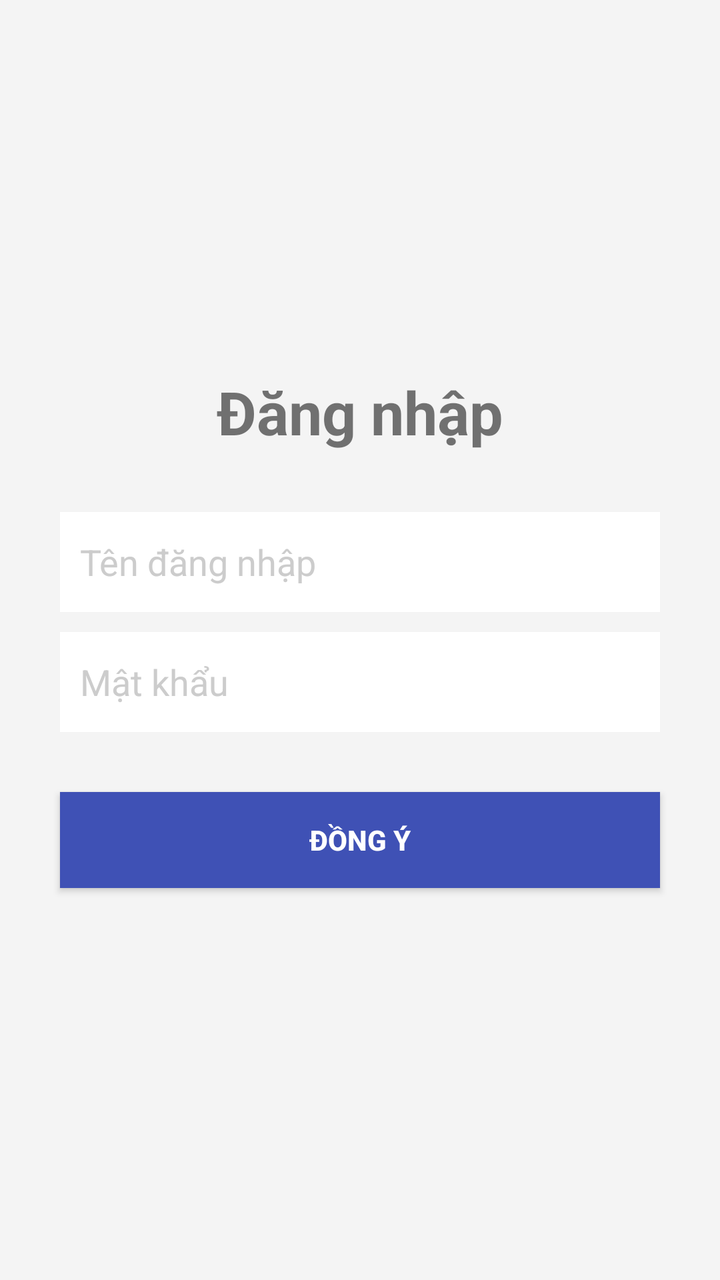
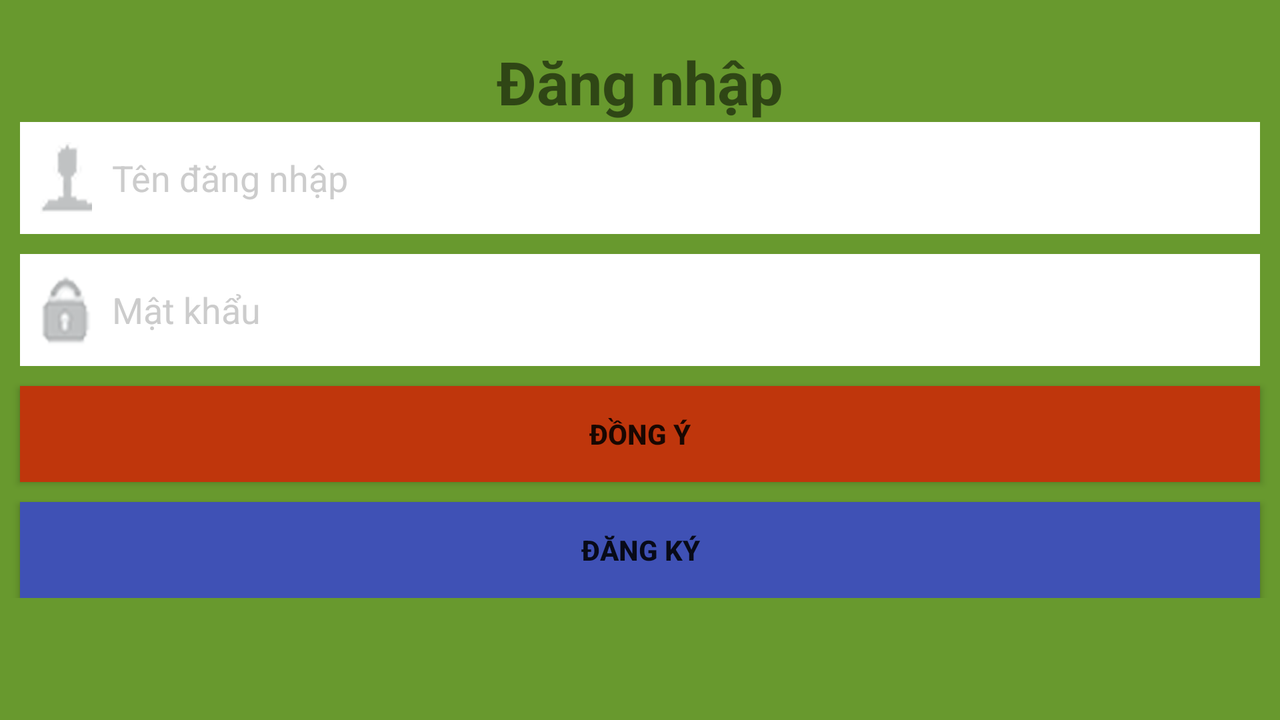

Compare how this app lays out the same screen by default and in its alternative resource folder. The renders come first, then the two layout files and the values they reference.
<!-- AndroidManifest.xml: application theme AppTheme -->
<!-- res/layout/layout_dangnhap.xml -->
<?xml version="1.0" encoding="utf-8"?>
<LinearLayout
    xmlns:android="http://schemas.android.com/apk/res/android"
    xmlns:tools="http://schemas.android.com/tools"
    android:layout_width="match_parent"
    android:layout_height="match_parent"
    android:orientation="vertical"
    android:gravity="center"
    android:background="@color/backgroundtransparentGray">

    <TextView
        android:layout_width="wrap_content"
        android:layout_height="wrap_content"
        android:layout_gravity="center"
        android:fontFamily="sans-serif"
        android:text="@string/dangnhap"
        android:textSize="@dimen/size30sp"
        android:textStyle="bold"
        android:layout_marginBottom="30dp"/>

    <EditText
        android:id="@+id/edTenDangNhapDN"
        android:layout_width="match_parent"
        android:layout_height="@dimen/size50dp"
        android:hint="@string/tendangnhap"
        android:padding="@dimen/size10dp"
        android:layout_marginLeft="30dp"
        android:layout_marginRight="30dp"
        android:layout_marginBottom="10dp"
        android:background="@color/colorWhite"
        android:textColorHint="@color/colorGray"
        android:singleLine="true"
        android:textColor="@color/colorBlack"
        tools:ignore="Autofill,TextFields" />

    <EditText
        android:id="@+id/edMatKhauDN"
        android:layout_width="match_parent"
        android:layout_height="@dimen/size50dp"
        android:hint="@string/nhapmatkhau"
        android:padding="@dimen/size10dp"
        android:layout_marginLeft="30dp"
        android:layout_marginRight="30dp"
        android:layout_marginBottom="10dp"
        android:background="@color/colorWhite"
        android:textColorHint="@color/colorGray"
        android:singleLine="true"
        android:textColor="@color/colorBlack"
        android:password="true"
        tools:ignore="Autofill,Deprecated,TextFields"/>

    <Button
        android:id="@+id/btnDongYDN"
        android:layout_width="match_parent"
        android:layout_height="wrap_content"
        android:text="@string/dongy"
        android:background="@color/colorPrimary"
        android:padding="@dimen/size10dp"
        android:layout_marginTop="20dp"
        android:layout_marginLeft="30dp"
        android:layout_marginRight="30dp"
        android:layout_marginBottom="10dp"
        android:textStyle="bold"
        android:textColor="@color/colorWhite"/>
</LinearLayout>
<!-- resources referenced by this layout -->
<resources>
  <color name="backgroundtransparentGray">#F4F4F4</color>
  <color name="colorBlack">#000</color>
  <color name="colorGray">#CCC</color>
  <color name="colorPrimary">#3F51B5</color>
  <color name="colorWhite">#FFF</color>
  <dimen name="size10dp">10dp</dimen>
  <dimen name="size30sp">30sp</dimen>
  <dimen name="size50dp">50dp</dimen>
  <string name="dangnhap">Đăng nhập</string>
  <string name="dongy">Đồng ý</string>
  <string name="nhapmatkhau">Mật khẩu</string>
  <string name="tendangnhap">Tên đăng nhập</string>
  <style name="AppTheme" parent="Theme.AppCompat.Light.NoActionBar">
          
          <item name="colorPrimary">@color/colorPrimary</item>
          <item name="colorPrimaryDark">@color/colorPrimaryDark</item>
          <item name="colorAccent">@color/colorAccent</item>
      </style>
  
      //popup style
  <color name="colorPrimaryDark">#303F9F</color>
  <color name="colorAccent">#FF4081</color>
</resources>
<!-- res/layout-land/layout_dangnhap.xml (the repository's variant of the layout above) -->
<!-- drawn on the phone turned sideways -->
<?xml version="1.0" encoding="utf-8"?>
<RelativeLayout
    xmlns:android="http://schemas.android.com/apk/res/android" android:layout_width="match_parent"
    android:layout_height="match_parent"
    android:background="@color/colorBackground">

    <TextView
        android:layout_width="wrap_content"
        android:layout_height="wrap_content"
        android:textSize="@dimen/size30sp"
        android:text="@string/dangnhap"
        android:layout_above="@+id/lnKhungDangNhap"
        android:textStyle="bold"
        android:layout_centerHorizontal="true"
        />

    <LinearLayout
        android:id="@+id/lnKhungDangNhap"
        android:layout_width="match_parent"
        android:layout_height="wrap_content"
        android:orientation="vertical"
        android:layout_centerHorizontal="true"
        android:layout_centerVertical="true"
        >

        <EditText
            android:id="@+id/edTenDangNhapDN"
            android:layout_width="match_parent"
            android:layout_height="wrap_content"
            android:hint="@string/tendangnhap"
            android:padding="@dimen/size10dp"
            android:layout_marginLeft="@dimen/size10dp"
            android:layout_marginRight="@dimen/size10dp"
            android:layout_marginBottom="@dimen/size10dp"
            android:background="@color/colorWhite"
            android:textColorHint="@color/colorGray"
            android:drawableLeft="@drawable/user"
            android:drawablePadding="@dimen/size10dp"
            android:singleLine="true"
            android:textColor="@color/colorGray"
            />

        <EditText
            android:id="@+id/edMatKhauDN"
            android:layout_width="match_parent"
            android:layout_height="wrap_content"
            android:hint="@string/nhapmatkhau"
            android:padding="@dimen/size10dp"
            android:layout_marginLeft="@dimen/size10dp"
            android:layout_marginRight="@dimen/size10dp"
            android:layout_marginBottom="@dimen/size10dp"
            android:background="@color/colorWhite"
            android:textColorHint="@color/colorGray"
            android:drawableLeft="@drawable/password"
            android:drawablePadding="@dimen/size10dp"
            android:singleLine="true"
            android:textColor="@color/colorGray"
            android:password="true"
            />

        <Button
            android:id="@+id/btnDongYDN"
            android:layout_width="match_parent"
            android:layout_height="wrap_content"
            android:text="@string/dongy"
            android:padding="@dimen/size10dp"
            android:background="@color/colorRed"
            android:layout_marginLeft="@dimen/size10dp"
            android:layout_marginRight="@dimen/size10dp"
            android:layout_marginBottom="@dimen/size10dp"
            android:textStyle="bold"
            />

        <Button
            android:id="@+id/btnDangKyDN"
            android:layout_width="match_parent"
            android:layout_height="wrap_content"
            android:text="@string/dangky"
            android:background="@color/colorPrimary"
            android:layout_marginLeft="@dimen/size10dp"
            android:layout_marginRight="@dimen/size10dp"
            android:padding="@dimen/size10dp"
            android:textStyle="bold"
            />
    </LinearLayout>
</RelativeLayout>
<!-- resources referenced by the variant -->
<!-- as the phone turned sideways resolves them -->
<resources>
  <color name="colorBackground">#68992e</color>
  <color name="colorGray">#CCC</color>
  <color name="colorPrimary">#3F51B5</color>
  <color name="colorRed">#BF360C</color>
  <color name="colorWhite">#FFF</color>
  <dimen name="size10dp">10dp</dimen>
  <dimen name="size30sp">30sp</dimen>
  <!-- drawable password: png bitmap (drawable, 3599 bytes) -->
  <!-- drawable user: png bitmap (drawable, 3244 bytes) -->
  <string name="dangky">Đăng ký</string>
  <string name="dangnhap">Đăng nhập</string>
  <string name="dongy">Đồng ý</string>
  <string name="nhapmatkhau">Mật khẩu</string>
  <string name="tendangnhap">Tên đăng nhập</string>
  <style name="AppTheme" parent="Theme.AppCompat.Light.NoActionBar">
          
          <item name="colorPrimary">@color/colorPrimary</item>
          <item name="colorPrimaryDark">@color/colorPrimaryDark</item>
          <item name="colorAccent">@color/colorAccent</item>
      </style>
  
      //popup style
  <color name="colorPrimaryDark">#303F9F</color>
  <color name="colorAccent">#FF4081</color>
</resources>
